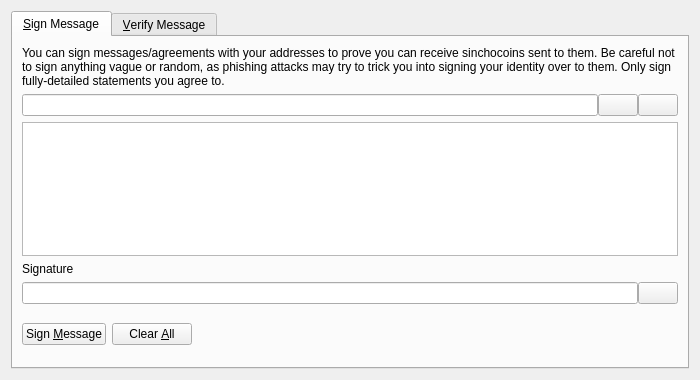
<?xml version="1.0" encoding="UTF-8"?>
<ui version="4.0">
 <class>SignVerifyMessageDialog</class>
 <widget class="QDialog" name="SignVerifyMessageDialog">
  <property name="geometry">
   <rect>
    <x>0</x>
    <y>0</y>
    <width>700</width>
    <height>380</height>
   </rect>
  </property>
  <property name="windowTitle">
   <string>Signatures - Sign / Verify a Message</string>
  </property>
  <property name="modal">
   <bool>true</bool>
  </property>
  <layout class="QVBoxLayout" name="verticalLayout">
   <item>
    <widget class="QTabWidget" name="tabWidget">
     <property name="currentIndex">
      <number>0</number>
     </property>
     <widget class="QWidget" name="tabSignMessage">
      <attribute name="title">
       <string>&amp;Sign Message</string>
      </attribute>
      <layout class="QVBoxLayout" name="verticalLayout_SM">
       <item>
        <widget class="QLabel" name="infoLabel_SM">
         <property name="text">
          <string>You can sign messages/agreements with your addresses to prove you can receive sinchocoins sent to them. Be careful not to sign anything vague or random, as phishing attacks may try to trick you into signing your identity over to them. Only sign fully-detailed statements you agree to.</string>
         </property>
         <property name="textFormat">
          <enum>Qt::PlainText</enum>
         </property>
         <property name="wordWrap">
          <bool>true</bool>
         </property>
        </widget>
       </item>
       <item>
        <layout class="QHBoxLayout" name="horizontalLayout_1_SM">
         <property name="spacing">
          <number>0</number>
         </property>
         <item>
          <widget class="QValidatedLineEdit" name="addressIn_SM">
           <property name="toolTip">
            <string>The Sinchocoin address to sign the message with</string>
           </property>
          </widget>
         </item>
         <item>
          <widget class="QPushButton" name="addressBookButton_SM">
           <property name="toolTip">
            <string>Choose previously used address</string>
           </property>
           <property name="text">
            <string/>
           </property>
           <property name="icon">
            <iconset resource="../bitcoin.qrc">
             <normaloff>:/icons/address-book</normaloff>:/icons/address-book</iconset>
           </property>
           <property name="shortcut">
            <string>Alt+A</string>
           </property>
           <property name="autoDefault">
            <bool>false</bool>
           </property>
          </widget>
         </item>
         <item>
          <widget class="QPushButton" name="pasteButton_SM">
           <property name="toolTip">
            <string>Paste address from clipboard</string>
           </property>
           <property name="text">
            <string/>
           </property>
           <property name="icon">
            <iconset resource="../bitcoin.qrc">
             <normaloff>:/icons/editpaste</normaloff>:/icons/editpaste</iconset>
           </property>
           <property name="shortcut">
            <string>Alt+P</string>
           </property>
           <property name="autoDefault">
            <bool>false</bool>
           </property>
          </widget>
         </item>
        </layout>
       </item>
       <item>
        <widget class="QPlainTextEdit" name="messageIn_SM">
         <property name="toolTip">
          <string>Enter the message you want to sign here</string>
         </property>
        </widget>
       </item>
       <item>
        <widget class="QLabel" name="signatureLabel_SM">
         <property name="text">
          <string>Signature</string>
         </property>
         <property name="textFormat">
          <enum>Qt::PlainText</enum>
         </property>
        </widget>
       </item>
       <item>
        <layout class="QHBoxLayout" name="horizontalLayout_2_SM">
         <property name="spacing">
          <number>0</number>
         </property>
         <item>
          <widget class="QLineEdit" name="signatureOut_SM">
           <property name="font">
            <font>
             <italic>true</italic>
            </font>
           </property>
           <property name="readOnly">
            <bool>true</bool>
           </property>
          </widget>
         </item>
         <item>
          <widget class="QPushButton" name="copySignatureButton_SM">
           <property name="toolTip">
            <string>Copy the current signature to the system clipboard</string>
           </property>
           <property name="text">
            <string/>
           </property>
           <property name="icon">
            <iconset resource="../bitcoin.qrc">
             <normaloff>:/icons/editcopy</normaloff>:/icons/editcopy</iconset>
           </property>
           <property name="autoDefault">
            <bool>false</bool>
           </property>
          </widget>
         </item>
        </layout>
       </item>
       <item>
        <layout class="QHBoxLayout" name="horizontalLayout_3_SM">
         <item>
          <widget class="QPushButton" name="signMessageButton_SM">
           <property name="toolTip">
            <string>Sign the message to prove you own this Sinchocoin address</string>
           </property>
           <property name="text">
            <string>Sign &amp;Message</string>
           </property>
           <property name="icon">
            <iconset resource="../bitcoin.qrc">
             <normaloff>:/icons/edit</normaloff>:/icons/edit</iconset>
           </property>
           <property name="autoDefault">
            <bool>false</bool>
           </property>
          </widget>
         </item>
         <item>
          <widget class="QPushButton" name="clearButton_SM">
           <property name="toolTip">
            <string>Reset all sign message fields</string>
           </property>
           <property name="text">
            <string>Clear &amp;All</string>
           </property>
           <property name="icon">
            <iconset resource="../bitcoin.qrc">
             <normaloff>:/icons/remove</normaloff>:/icons/remove</iconset>
           </property>
           <property name="autoDefault">
            <bool>false</bool>
           </property>
          </widget>
         </item>
         <item>
          <spacer name="horizontalSpacer_1_SM">
           <property name="orientation">
            <enum>Qt::Horizontal</enum>
           </property>
           <property name="sizeHint" stdset="0">
            <size>
             <width>40</width>
             <height>48</height>
            </size>
           </property>
          </spacer>
         </item>
         <item>
          <widget class="QLabel" name="statusLabel_SM">
           <property name="font">
            <font>
             <weight>75</weight>
             <bold>true</bold>
            </font>
           </property>
           <property name="text">
            <string/>
           </property>
           <property name="wordWrap">
            <bool>true</bool>
           </property>
          </widget>
         </item>
         <item>
          <spacer name="horizontalSpacer_2_SM">
           <property name="orientation">
            <enum>Qt::Horizontal</enum>
           </property>
           <property name="sizeHint" stdset="0">
            <size>
             <width>40</width>
             <height>48</height>
            </size>
           </property>
          </spacer>
         </item>
        </layout>
       </item>
      </layout>
     </widget>
     <widget class="QWidget" name="tabVerifyMessage">
      <attribute name="title">
       <string>&amp;Verify Message</string>
      </attribute>
      <layout class="QVBoxLayout" name="verticalLayout_VM">
       <item>
        <widget class="QLabel" name="infoLabel_VM">
         <property name="text">
          <string>Enter the receiver's address, message (ensure you copy line breaks, spaces, tabs, etc. exactly) and signature below to verify the message. Be careful not to read more into the signature than what is in the signed message itself, to avoid being tricked by a man-in-the-middle attack. Note that this only proves the signing party receives with the address, it cannot prove sendership of any transaction!</string>
         </property>
         <property name="textFormat">
          <enum>Qt::PlainText</enum>
         </property>
         <property name="alignment">
          <set>Qt::AlignLeading|Qt::AlignLeft|Qt::AlignTop</set>
         </property>
         <property name="wordWrap">
          <bool>true</bool>
         </property>
        </widget>
       </item>
       <item>
        <layout class="QHBoxLayout" name="horizontalLayout_1_VM">
         <property name="spacing">
          <number>0</number>
         </property>
         <item>
          <widget class="QValidatedLineEdit" name="addressIn_VM">
           <property name="toolTip">
            <string>The Sinchocoin address the message was signed with</string>
           </property>
          </widget>
         </item>
         <item>
          <widget class="QPushButton" name="addressBookButton_VM">
           <property name="toolTip">
            <string>Choose previously used address</string>
           </property>
           <property name="text">
            <string/>
           </property>
           <property name="icon">
            <iconset resource="../bitcoin.qrc">
             <normaloff>:/icons/address-book</normaloff>:/icons/address-book</iconset>
           </property>
           <property name="shortcut">
            <string>Alt+A</string>
           </property>
           <property name="autoDefault">
            <bool>false</bool>
           </property>
          </widget>
         </item>
        </layout>
       </item>
       <item>
        <widget class="QPlainTextEdit" name="messageIn_VM"/>
       </item>
       <item>
        <widget class="QValidatedLineEdit" name="signatureIn_VM"/>
       </item>
       <item>
        <layout class="QHBoxLayout" name="horizontalLayout_2_VM">
         <item>
          <widget class="QPushButton" name="verifyMessageButton_VM">
           <property name="toolTip">
            <string>Verify the message to ensure it was signed with the specified Sinchocoin address</string>
           </property>
           <property name="text">
            <string>Verify &amp;Message</string>
           </property>
           <property name="icon">
            <iconset resource="../bitcoin.qrc">
             <normaloff>:/icons/transaction_0</normaloff>:/icons/transaction_0</iconset>
           </property>
           <property name="autoDefault">
            <bool>false</bool>
           </property>
          </widget>
         </item>
         <item>
          <widget class="QPushButton" name="clearButton_VM">
           <property name="toolTip">
            <string>Reset all verify message fields</string>
           </property>
           <property name="text">
            <string>Clear &amp;All</string>
           </property>
           <property name="icon">
            <iconset resource="../bitcoin.qrc">
             <normaloff>:/icons/remove</normaloff>:/icons/remove</iconset>
           </property>
           <property name="autoDefault">
            <bool>false</bool>
           </property>
          </widget>
         </item>
         <item>
          <spacer name="horizontalSpacer_1_VM">
           <property name="orientation">
            <enum>Qt::Horizontal</enum>
           </property>
           <property name="sizeHint" stdset="0">
            <size>
             <width>40</width>
             <height>48</height>
            </size>
           </property>
          </spacer>
         </item>
         <item>
          <widget class="QLabel" name="statusLabel_VM">
           <property name="font">
            <font>
             <weight>75</weight>
             <bold>true</bold>
            </font>
           </property>
           <property name="text">
            <string/>
           </property>
           <property name="wordWrap">
            <bool>true</bool>
           </property>
          </widget>
         </item>
         <item>
          <spacer name="horizontalSpacer_2_VM">
           <property name="orientation">
            <enum>Qt::Horizontal</enum>
           </property>
           <property name="sizeHint" stdset="0">
            <size>
             <width>40</width>
             <height>48</height>
            </size>
           </property>
          </spacer>
         </item>
        </layout>
       </item>
      </layout>
     </widget>
    </widget>
   </item>
  </layout>
 </widget>
 <customwidgets>
  <customwidget>
   <class>QValidatedLineEdit</class>
   <extends>QLineEdit</extends>
   <header>qt/qvalidatedlineedit.h</header>
  </customwidget>
 </customwidgets>
 <resources>
  <include location="../bitcoin.qrc"/>
 </resources>
 <connections/>
</ui>
